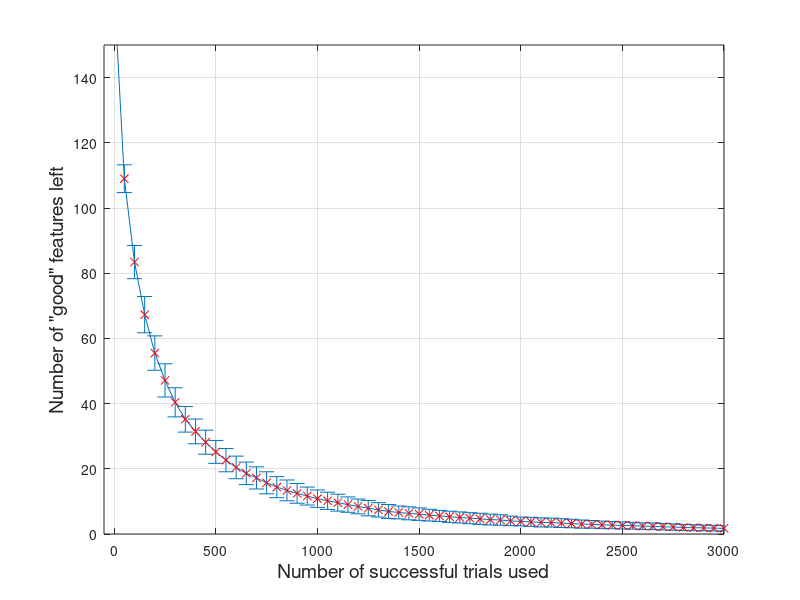

Reproduce this figure in MATLAB.
load ds1000ngood_plot.mat
errorbar(S, mean_ngood, std_ngood);
hold on; plot(S, mean_ngood, 'rx');
xlabel('Number of successful trials used', 'fontsize', 14);
ylabel('Number of "good" features left', 'fontsize', 14);
set(gca, 'ytick', 0:20:150);
axis([-50 3000 0 150]);
grid on;
print -f1 -deps ds1000ngood_plot.eps
